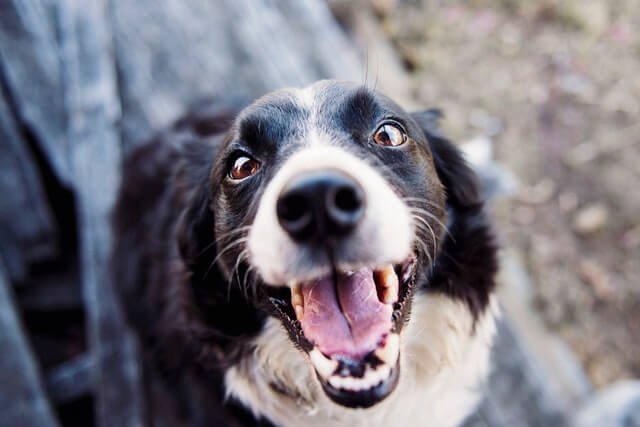
#> input picture Friday 08:30 - 10:30/E22CSEU1069_Adv_Cv_Labs/LAB 5/rgb_image.jpg, 640 x 427 px, found by its file name
$ jupyter execute DOH_week7_CV_E22CSEU766.ipynb
#> lines starting #> are read from the running program, lines starting #| are printed output that depends on the picture
[cell 1]
import cv2
import numpy as np
import matplotlib.pyplot as plt
from skimage.feature import blob_doh
from skimage.io import imread
from skimage.color import rgb2gray
from google.colab import files

# Function to detect blobs using DoH (Determinant of Hessian)
def detect_blobs(gray):
    # Adjusted parameters for DoH to detect more blobs
    blobs = blob_doh(gray, max_sigma=50, threshold=0.005, min_sigma=1)
    return blobs

# Function to plot DoH blobs
def plot_blobs(image, gray, title):
    blobs = detect_blobs(gray)  # Only use DoH here
    fig, ax = plt.subplots(1, 1, figsize=(10, 6))
    ax.imshow(image)
    for blob in blobs:
        y, x, r = blob
        ax.add_patch(plt.Circle((x, y), r, color='lime', linewidth=1.5, fill=False))
    ax.set_title(f"{title} - DoH: {len(blobs)} blobs")
    ax.axis('off')
    plt.show()

# Upload and process platelets image
# Upload and process platelets image
print("Upload light microscope image (platelets)")
uploaded1 = files.upload()
#> the answer given: rgb_image.jpg
image_path1 = next(iter(uploaded1))
image1 = imread(image_path1)
#> image1 is the input picture: shape (427, 640, 3); mean R, G, B 122.2, 119, 127.7

# Convert the image to RGB if it has an alpha channel
if image1.shape[2] == 4:  # Check if image has 4 channels (RGBA)
    image1 = image1[:, :, :3]  # Slice the array to keep only the first 3 channels (RGB)

gray1 = rgb2gray(image1)
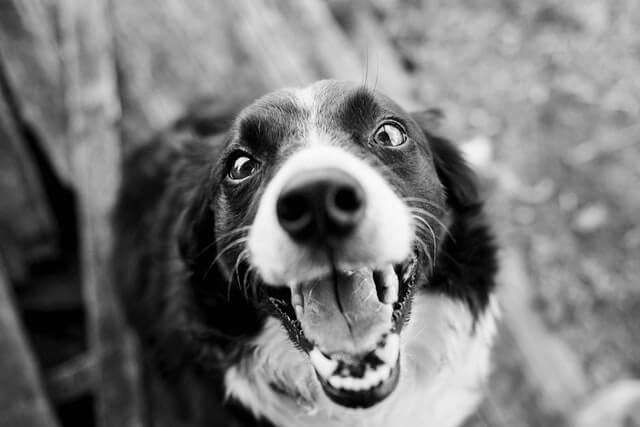
#> gray1: shape (427, 640) float64; min 0, max 0.996, mean 0.472

# Plot blobs on platelets image using DoH
plot_blobs(image1, gray1, "Platelets")
#> in detect_blobs, `blobs = blob_doh(gray, max_sigma=50, threshold=0.005, min_sigma=1)`: blobs = 20 rows, first 8: [213, 321, 44.56], [247, 265, 39.11], [265, 459, 50], [359, 371, 11.89], [405, 615, 39.11], [116, 357, 33.67], [226, 390, 39.11], [152, 314, 39.11]
#> the loop in plot_blobs, `for blob in blobs:` made 20 passes
#> (y, x, r) on passes 1 to 12: (213, 321, 44.56), (247, 265, 39.11), (265, 459, 50), (359, 371, 11.89), (405, 615, 39.11), (116, 357, 33.67), (226, 390, 39.11), (152, 314, 39.11), (142, 262, 28.22), (282, 379, 11.89), (379, 276, 50), (65, 408, 11.89)
#> in plot_blobs, `plt.show()`:
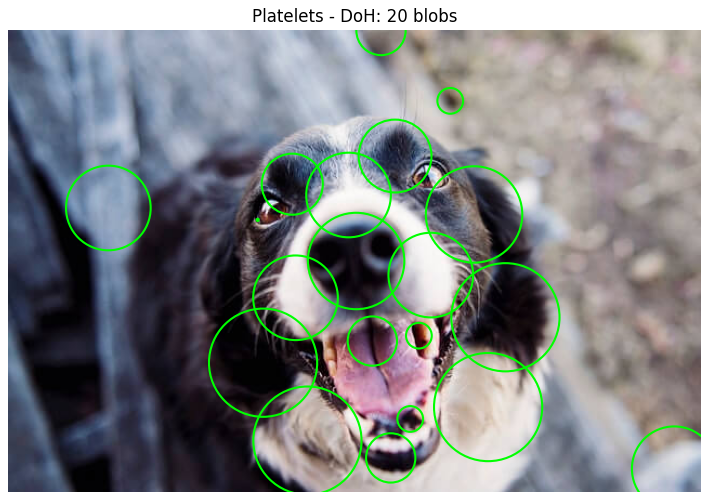
#> figure drawn by matplotlib, 1 panel

# Upload and process candy image
print("Upload candy.jpg")
uploaded2 = files.upload()
#> the answer given: rgb_image.jpg
image_path2 = next(iter(uploaded2))
candy = cv2.imread(image_path2, cv2.IMREAD_GRAYSCALE)
#> candy: shape (427, 640); min 0, max 255, mean 120.9

# Plot blobs on candy image using DoH
plot_blobs(candy, candy, "Candy")
#> call 2 of plot_blobs, with title = 'Candy'
#> in detect_blobs (call 2), `blobs = blob_doh(gray, max_sigma=50, threshold=0.005, min_sigma=1)`: blobs = 20 rows, first 8: [213, 321, 44.56], [247, 265, 39.11], [265, 459, 50], [405, 615, 39.11], [116, 357, 33.67], [226, 390, 39.11], [152, 314, 39.11], [142, 262, 28.22]
#> the loop in plot_blobs (call 2), `for blob in blobs:` made 20 passes
#> in plot_blobs (call 2), `plt.show()`:
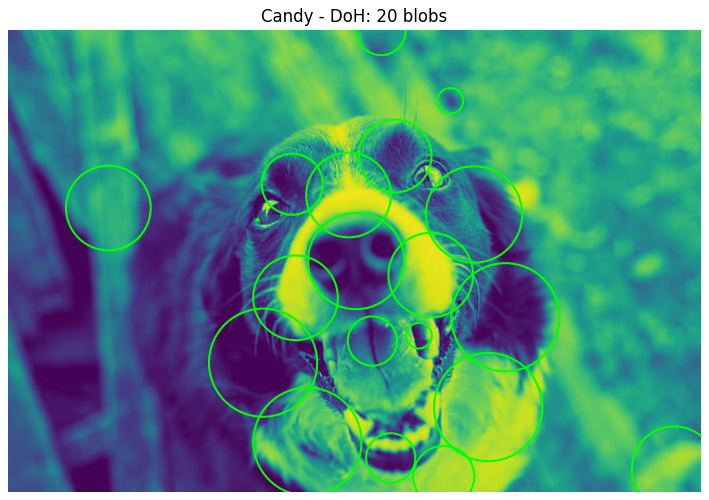
#> figure drawn by matplotlib, 1 panel

# Upload and process sat1 image
print("Upload sat1.jpg")
uploaded3 = files.upload()
#> the answer given: rgb_image.jpg
sat1_path = next(iter(uploaded3))
sat1 = imread(sat1_path)

# Convert the image to RGB if it has an alpha channel
if sat1.shape[2] == 4:  # Check if image has 4 channels (RGBA)
    sat1 = sat1[:, :, :3]  # Slice the array to keep only the first 3 channels (RGB)

sat1_gray = rgb2gray(sat1)

# Plot blobs on sat1 image using DoH
plot_blobs(sat1, sat1_gray, "SAT1")
#> in detect_blobs (call 3), `blobs = blob_doh(gray, max_sigma=50, threshold=0.005, min_sigma=1)`: blobs = 20 rows, first 8: [213, 321, 44.56], [247, 265, 39.11], [265, 459, 50], [359, 371, 11.89], [405, 615, 39.11], [116, 357, 33.67], [226, 390, 39.11], [152, 314, 39.11]

# Upload and process sat2 image
print("Upload sat2.jpg")
uploaded4 = files.upload()
#> the answer given: rgb_image.jpg
sat2_path = next(iter(uploaded4))
sat2 = imread(sat2_path)

# Check if sat2 has an alpha channel and convert to RGB if necessary
if sat2.shape[2] == 4:  # Check if image has 4 channels (RGBA)
    sat2 = sat2[:, :, :3]  # Slice the array to keep only the first 3 channels (RGB)

sat2_gray = rgb2gray(sat2)

# Plot blobs on sat2 image using DoH
plot_blobs(sat2, sat2_gray, "SAT2")

$ run again, on Friday 08:30 - 10:30/E22CSEU1069_Adv_Cv_Labs/LAB 7/microscope_image.jpg
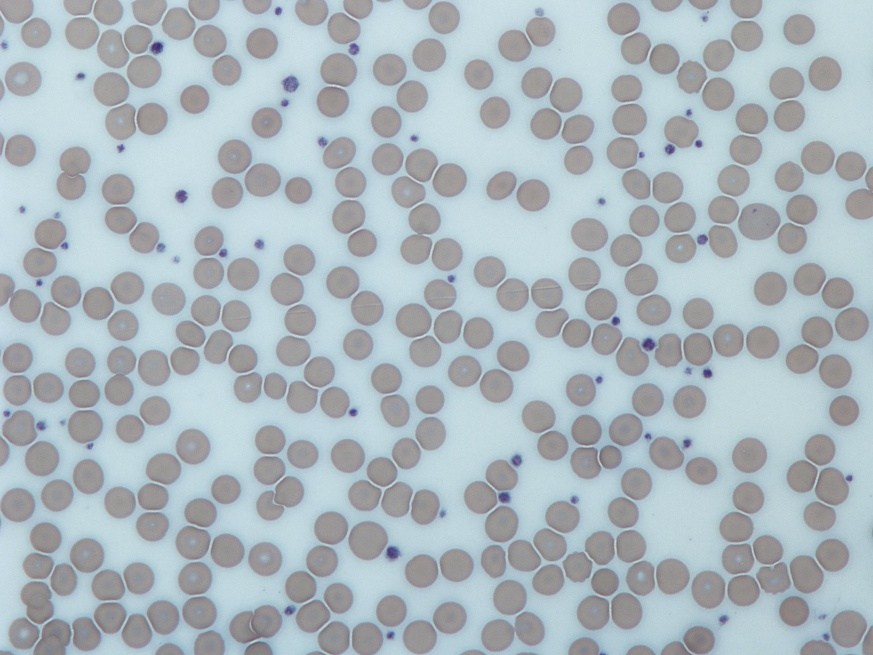
#> input picture Friday 08:30 - 10:30/E22CSEU1069_Adv_Cv_Labs/LAB 7/microscope_image.jpg, 873 x 655 px, found by its file name
#> image1 is the input picture: shape (655, 873, 3); mean R, G, B 172.1, 184.4, 190.7
#> in detect_blobs, `blobs = blob_doh(gray, max_sigma=50, threshold=0.005, min_sigma=1)`: blobs = 46 rows, first 8: [46, 156, 6.44], [372, 706, 6.44], [195, 180, 6.44], [615, 847, 50], [149, 669, 6.44], [82, 289, 11.89], [412, 352, 6.44], [10, 277, 6.44]
#> the loop in plot_blobs, `for blob in blobs:` made 46 passes
#> in plot_blobs, `plt.show()`:
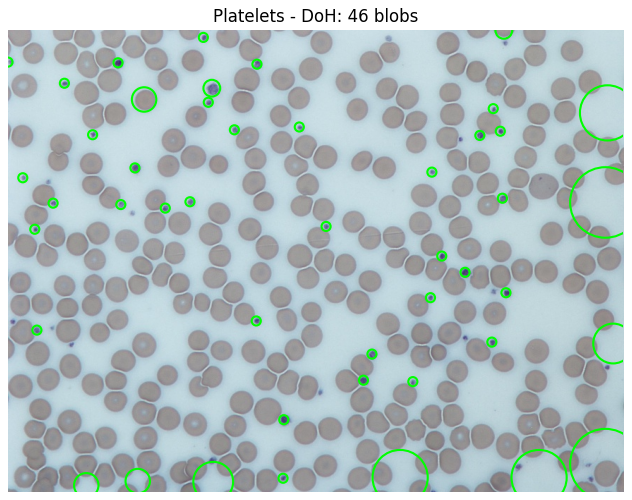
#> figure drawn by matplotlib, 1 panel
#> in detect_blobs (call 2), `blobs = blob_doh(gray, max_sigma=50, threshold=0.005, min_sigma=1)`: blobs = 43 rows, first 8: [46, 156, 6.44], [372, 706, 6.44], [195, 180, 6.44], [615, 847, 50], [82, 289, 11.89], [149, 668, 6.44], [412, 352, 6.44], [10, 277, 6.44]
#> the loop in plot_blobs (call 2), `for blob in blobs:` made 43 passes
#> in plot_blobs (call 2), `plt.show()`:
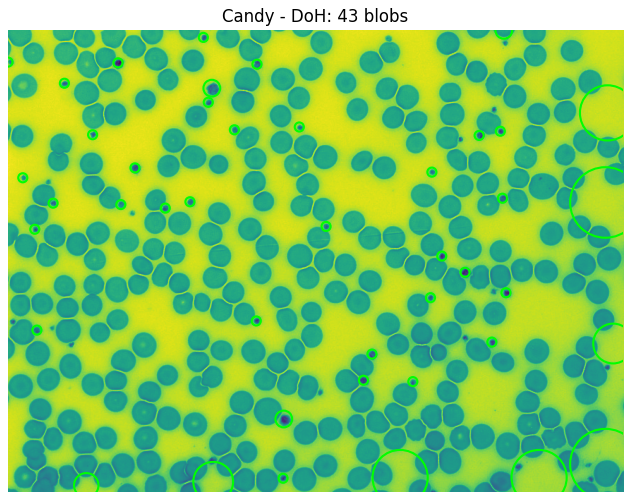
#> figure drawn by matplotlib, 1 panel
#> in detect_blobs (call 3), `blobs = blob_doh(gray, max_sigma=50, threshold=0.005, min_sigma=1)`: blobs = 46 rows, first 8: [46, 156, 6.44], [372, 706, 6.44], [195, 180, 6.44], [615, 847, 50], [149, 669, 6.44], [82, 289, 11.89], [412, 352, 6.44], [10, 277, 6.44]

$ run again, on Friday 08:30 - 10:30/E22CSEU1069_Adv_Cv_Labs/LAB 8/image-with-keypoints.jpg
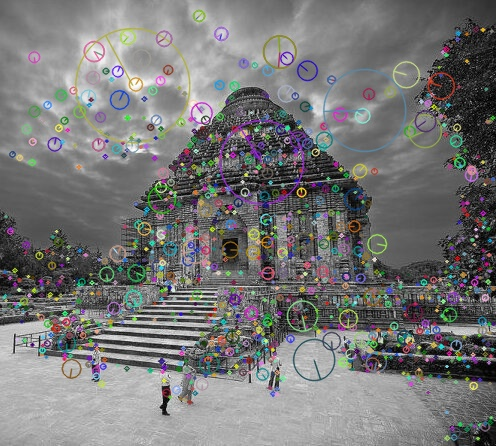
#> input picture Friday 08:30 - 10:30/E22CSEU1069_Adv_Cv_Labs/LAB 8/image-with-keypoints.jpg, 496 x 446 px, found by its file name
#> image1 is the input picture: shape (446, 496, 3); mean R, G, B 118.7, 118.7, 118.4
#> in detect_blobs, `blobs = blob_doh(gray, max_sigma=50, threshold=0.005, min_sigma=1)`: blobs = 170 rows, first 8: [279, 73, 1], [388, 165, 6.44], [179, 241, 1], [211, 231, 1], [87, 480, 1], [167, 274, 1], [258, 375, 1], [324, 76, 1]
#> the loop in plot_blobs, `for blob in blobs:` made 170 passes
#> in plot_blobs, `plt.show()`:
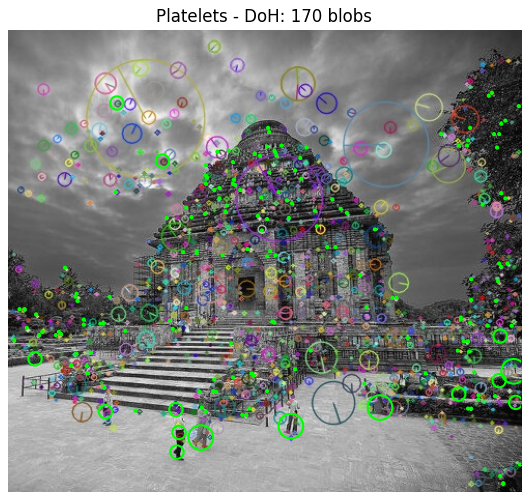
#> figure drawn by matplotlib, 1 panel
#> in detect_blobs (call 2), `blobs = blob_doh(gray, max_sigma=50, threshold=0.005, min_sigma=1)`: blobs = 171 rows, first 8: [279, 73, 1], [388, 166, 6.44], [179, 241, 1], [211, 231, 1], [87, 480, 1], [167, 274, 1], [258, 375, 1], [324, 76, 1]
#> the loop in plot_blobs (call 2), `for blob in blobs:` made 171 passes
#> in plot_blobs (call 2), `plt.show()`:
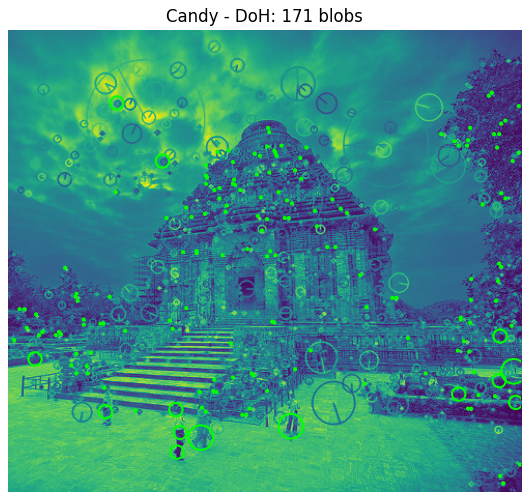
#> figure drawn by matplotlib, 1 panel
#> in detect_blobs (call 3), `blobs = blob_doh(gray, max_sigma=50, threshold=0.005, min_sigma=1)`: blobs = 170 rows, first 8: [279, 73, 1], [388, 165, 6.44], [179, 241, 1], [211, 231, 1], [87, 480, 1], [167, 274, 1], [258, 375, 1], [324, 76, 1]
